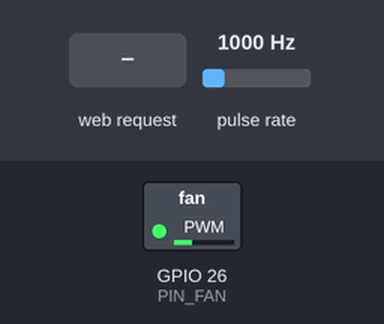
Bench run of a sketch on a simulated ESP32. On the bench: switched loads named in the sketch (green lamp = pin HIGH). Wiring (inferred from the names in the program): pulse sensor: data GPIO 27. The inputs (shaded band) are chosen by the test bench; at power-on: pulse rate 1000 Hz. What the sketch prints to the serial monitor is not drawn.

Above: at 1.5 s.
1.6 s: HTTP request GET /set?duty=1 received
At 2.3 s:
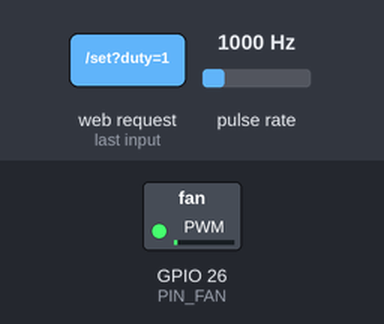
4.6 s: HTTP request GET /set?duty=120 received
At 5.9 s:
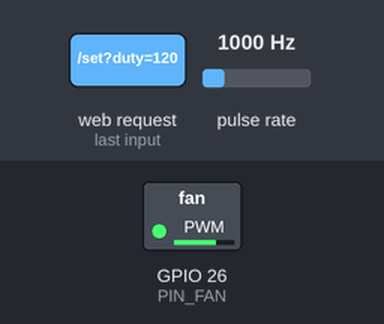
7.6 s: HTTP request GET /set?duty=0 received
At 9.2 s:
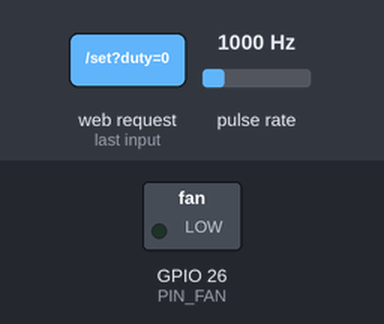
Timing chart, 0 to 10.7 s (numbered marks = the images above; inputs shaded):
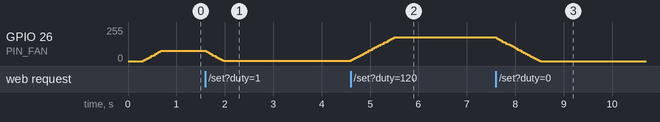

The sketch:

fan_pwm_web.ino
```cpp
/**
 * Suspensiones Caracas — TEST del fan PWM con INTERFAZ WEB (standalone)
 * Ubicación: tests/fan_pwm_web/  ·  Guía paso a paso: tests/fan_pwm_web/GUIA.md
 * --------------------------------------------------------------------
 * El ESP32 crea su propio WiFi (AP) y sirve una página con un slider para
 * modular la velocidad del/los fan(es) 4-pin PWM en tiempo real.
 * NO usa GPS, DHT22, Supabase ni tu red WiFi. Solo el fan.
 *
 * CÓMO USARLO:
 *   1) Con el ESP alimentado, conéctate con el teléfono/laptop al WiFi:
 *        red:  FanTest        clave: fan12345
 *   2) Abre el navegador en:  http://192.168.4.1
 *   3) Mueve el slider (arranca en 30% = velocidad baja).
 *
 * Conexiones (docs/informes/F_arquitectura.html §3):
 *   Fan rojo → +12V riel · Fan negro → GND común (⚠ mismo GND del ESP32)
 *   Fan azul → GPIO26 (PWM, directo) · Fan amarillo → GPIO27 (tach, opcional)
 */
#include <Arduino.h>
#include <WiFi.h>
#include <WebServer.h>

// ---- Pines / parámetros (iguales al firmware real, D26) ----
constexpr int      PIN_FAN      = 26;      // PWM → hilo azul (los 2 fans al mismo pin)
constexpr int      PIN_FAN_TACH = 27;      // tach → hilo amarillo (Fan A)
constexpr uint32_t PWM_FREQ_HZ  = 25000;   // 25 kHz (fuera del audible)
constexpr uint8_t  PWM_RES_BITS = 8;       // duty 0–255
constexpr uint8_t  PWM_CHANNEL  = 0;       // canal LEDC (solo core 2.x)
constexpr int      FAN_MAX_DUTY = 70;      // ⚠ tope por corriente del conector (2 fans <5A)
constexpr int      START_DUTY   = 30;      // arranca en velocidad baja
constexpr int      SLEW_STEP    = 3;       // % por tick de rampa (soft-start, evita inrush)
constexpr uint8_t  TACH_PPR     = 2;       // pulsos de tach por vuelta

const char* AP_SSID = "FanTest";
const char* AP_PASS = "fan12345";          // ≥8 chars (WPA2)

WebServer server(80);

// ---- Tach ----
volatile uint32_t g_tachPulses = 0;
portMUX_TYPE      g_tachMux    = portMUX_INITIALIZER_UNLOCKED;
void IRAM_ATTR tachISR() {
  portENTER_CRITICAL_ISR(&g_tachMux);
  g_tachPulses++;
  portEXIT_CRITICAL_ISR(&g_tachMux);
}

// ---- Estado ----
int      g_target = START_DUTY;   // objetivo fijado por el slider
int      g_duty   = 0;            // duty actual (rampa hacia el objetivo)
uint32_t g_rpm    = 0;

// ---- PWM (API LEDC según versión del core: 2.x por canal, 3.x por pin) ----
void fanPwmInit() {
#if ESP_ARDUINO_VERSION_MAJOR >= 3
  ledcAttach(PIN_FAN, PWM_FREQ_HZ, PWM_RES_BITS);
#else
  ledcSetup(PWM_CHANNEL, PWM_FREQ_HZ, PWM_RES_BITS);
  ledcAttachPin(PIN_FAN, PWM_CHANNEL);
#endif
}
void fanPwmWrite(int duty_pct) {
  if (duty_pct < 0) duty_pct = 0;
  else if (duty_pct > FAN_MAX_DUTY) duty_pct = FAN_MAX_DUTY;      // tope de seguridad
  const int raw = (duty_pct * ((1 << PWM_RES_BITS) - 1)) / 100;
#if ESP_ARDUINO_VERSION_MAJOR >= 3
  ledcWrite(PIN_FAN, raw);
#else
  ledcWrite(PWM_CHANNEL, raw);
#endif
}

// ---- Página web (una sola, autocontenida) ----
const char PAGE[] PROGMEM = R"HTML(<!doctype html><html lang=es><head><meta charset=utf-8>
<meta name=viewport content="width=device-width,initial-scale=1"><title>Control del Fan</title>
<style>
:root{color-scheme:dark}*{box-sizing:border-box;-webkit-tap-highlight-color:transparent}
body{margin:0;font-family:-apple-system,system-ui,sans-serif;background:#0b1220;color:#e6eef6;
min-height:100vh;display:flex;align-items:center;justify-content:center;padding:22px}
.card{background:#141f2b;border:1px solid #26323f;border-radius:22px;padding:30px 24px;width:100%;
max-width:430px;display:flex;flex-direction:column;align-items:center;gap:22px;box-shadow:0 12px 44px rgba(0,0,0,.45)}
h1{font-size:15px;font-weight:700;margin:0;letter-spacing:.14em;color:#8ba3ba}
.big{font-size:92px;font-weight:800;line-height:.9;font-variant-numeric:tabular-nums}
.big span{font-size:34px;color:#5fd6e4}
.rpm{font-size:14px;color:#7c8b9a;font-family:ui-monospace,monospace;margin-top:-8px}
input[type=range]{-webkit-appearance:none;appearance:none;width:100%;height:46px;border-radius:23px;
background:linear-gradient(90deg,#1fc0d2 var(--p,42%),#26323f var(--p,42%));outline:none}
input[type=range]::-webkit-slider-thumb{-webkit-appearance:none;width:46px;height:46px;border-radius:50%;
background:#fff;border:5px solid #1fc0d2;box-shadow:0 3px 10px rgba(0,0,0,.5)}
input[type=range]::-moz-range-thumb{width:40px;height:40px;border-radius:50%;background:#fff;border:5px solid #1fc0d2}
.row{display:flex;gap:9px;width:100%}
button{flex:1;padding:15px 0;border:1px solid #2b3a49;border-radius:14px;background:#0f1926;color:#cfe3f2;
font-size:15px;font-weight:600}button:active{background:#1fc0d2;color:#04222a;border-color:#1fc0d2}
.hint{font-size:12px;color:#586b7d;text-align:center}
</style></head><body><div class=card>
<h1>CONTROL DEL FAN</h1>
<div class=big id=pct>30<span>%</span></div>
<div class=rpm id=rpm>rpm: --</div>
<input type=range id=sl min=0 max=70 value=30>
<div class=row>
<button onclick=setv(0)>Off</button><button onclick=setv(30)>Bajo</button>
<button onclick=setv(50)>Medio</button><button onclick=setv(70)>Máx</button>
</div>
<div class=hint>Tope 70% &middot; 2 fans &lt;5&nbsp;A en el conector</div>
</div><script>
var sl=document.getElementById('sl'),pct=document.getElementById('pct'),rpm=document.getElementById('rpm'),t=null;
function paint(v){pct.innerHTML=v+'<span>%</span>';sl.style.setProperty('--p',(v/70*100)+'%');}
function send(v){fetch('/set?duty='+v).catch(function(){});}
function setv(v){sl.value=v;paint(v);send(v);}
sl.addEventListener('input',function(){var v=+sl.value;paint(v);clearTimeout(t);t=setTimeout(function(){send(v);},40);});
paint(+sl.value);
setInterval(function(){fetch('/status').then(function(r){return r.json();}).then(function(d){rpm.textContent='rpm: '+d.rpm;}).catch(function(){});},1000);
</script></body></html>)HTML";

// ---- Handlers ----
void handleRoot()   { server.send_P(200, "text/html", PAGE); }
void handleSet() {
  if (server.hasArg("duty")) {
    int v = server.arg("duty").toInt();
    if (v < 0) v = 0;
    if (v > FAN_MAX_DUTY) v = FAN_MAX_DUTY;
    g_target = v;
  }
  server.send(200, "text/plain", "ok");
}
void handleStatus() {
  char buf[64];
  snprintf(buf, sizeof(buf), "{\"duty\":%d,\"target\":%d,\"rpm\":%lu}",
           g_duty, g_target, (unsigned long)g_rpm);
  server.send(200, "application/json", buf);
}

void setup() {
  Serial.begin(115200);
  delay(300);
  fanPwmInit();
  fanPwmWrite(0);
  pinMode(PIN_FAN_TACH, INPUT_PULLUP);
  attachInterrupt(digitalPinToInterrupt(PIN_FAN_TACH), tachISR, FALLING);

  WiFi.mode(WIFI_AP);
  WiFi.softAP(AP_SSID, AP_PASS);
  const IPAddress ip = WiFi.softAPIP();

  server.on("/",       handleRoot);
  server.on("/set",    handleSet);
  server.on("/status", handleStatus);
  server.begin();

  Serial.println();
  Serial.println(F("=== TEST fan PWM + interfaz web — Suspensiones P1 ==="));
  Serial.printf ("1) Conecta el telefono al WiFi:  %s   (clave: %s)\n", AP_SSID, AP_PASS);
  Serial.print  (F("2) Abre en el navegador:  http://"));
  Serial.println(ip);
  Serial.println(F("3) Mueve el slider (arranca en 30%)."));
  Serial.println(F("Si el fan no gira: 12V ON + GND del EcoFlow unido al GND del ESP32."));
}

void loop() {
  server.handleClient();

  const uint32_t now = millis();

  // Rampa suave hacia el objetivo (soft-start, evita el inrush de 2 fans)
  static uint32_t lastSlew = 0;
  if (now - lastSlew >= 40) {
    lastSlew = now;
    if      (g_duty < g_target) g_duty = min(g_target, g_duty + SLEW_STEP);
    else if (g_duty > g_target) g_duty = max(g_target, g_duty - SLEW_STEP);
    fanPwmWrite(g_duty);
  }

  // RPM (ventana de 1 s) + log
  static uint32_t lastRep = 0;
  if (now - lastRep >= 1000) {
    const uint32_t dt = now - lastRep;
    lastRep = now;
    portENTER_CRITICAL(&g_tachMux);
    const uint32_t p = g_tachPulses; g_tachPulses = 0;
    portEXIT_CRITICAL(&g_tachMux);
    g_rpm = (p * 60000UL) / (dt * TACH_PPR);
    Serial.printf("duty=%2d%% (obj %2d%%)  rpm=%lu\n", g_duty, g_target, (unsigned long)g_rpm);
  }
}
```

Measured:
- after the input at 1.6 s, GPIO 26 (PIN_FAN): moves from 76/255 to 2/255 over 0.36 s, starting at once
- after the input at 4.6 s, GPIO 26 (PIN_FAN): moves from 2/255 to 177/255 over 0.88 s, starting at once
- after the input at 7.6 s, GPIO 26 (PIN_FAN): moves from 177/255 to 0/255 over 0.92 s, starting at once
